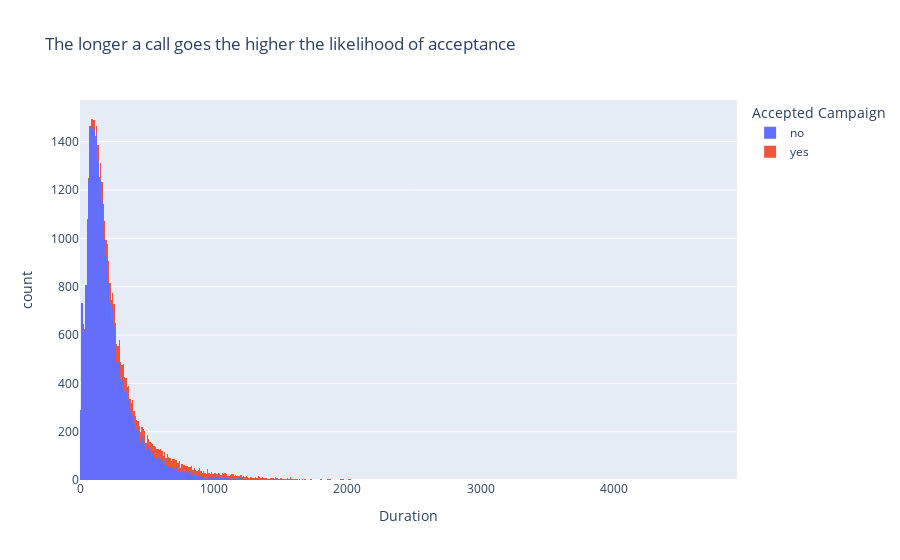

The cell this chart's notebook holds for it:
### Code cell
fig = px.histogram(
    df,
    x="duration",
    color="y",
    title="The longer a call goes the higher the likelihood of acceptance",
    labels={"duration": "Duration", "y": "Accepted Campaign"},
)
fig.show()
fig.write_image("images/duration_acceptance_ratio.png")

### Figure 1 — Plotly figure (JSON) as saved in the notebook; plotly's stock layout.template omitted (floating-point values rounded to 4 significant figures; data arrays with more than 128 entries replaced by an {"elided": "..."} marker saying what was removed)
{"data": [{"bingroup": "x", "hovertemplate": "Accepted Campaign=no<br>Duration=%{x}<br>count=%{y}<extra></extra>", "legendgroup": "no", "marker": {"color": "#636efa", "pattern": {"shape": ""}}, "name": "no", "orientation": "v", "showlegend": true, "x": {"elided": "36548 int values"}, "xaxis": "x", "yaxis": "y", "type": "histogram"}, {"bingroup": "x", "hovertemplate": "Accepted Campaign=yes<br>Duration=%{x}<br>count=%{y}<extra></extra>", "legendgroup": "yes", "marker": {"color": "#EF553B", "pattern": {"shape": ""}}, "name": "yes", "orientation": "v", "showlegend": true, "x": {"elided": "4640 int values"}, "xaxis": "x", "yaxis": "y", "type": "histogram"}], "layout": {"xaxis": {"anchor": "y", "domain": [0.0, 1.0], "title": {"text": "Duration"}}, "yaxis": {"anchor": "x", "domain": [0.0, 1.0], "title": {"text": "count"}}, "legend": {"title": {"text": "Accepted Campaign"}, "tracegroupgap": 0}, "title": {"text": "The longer a call goes the higher the likelihood of acceptance"}, "barmode": "relative"}}
